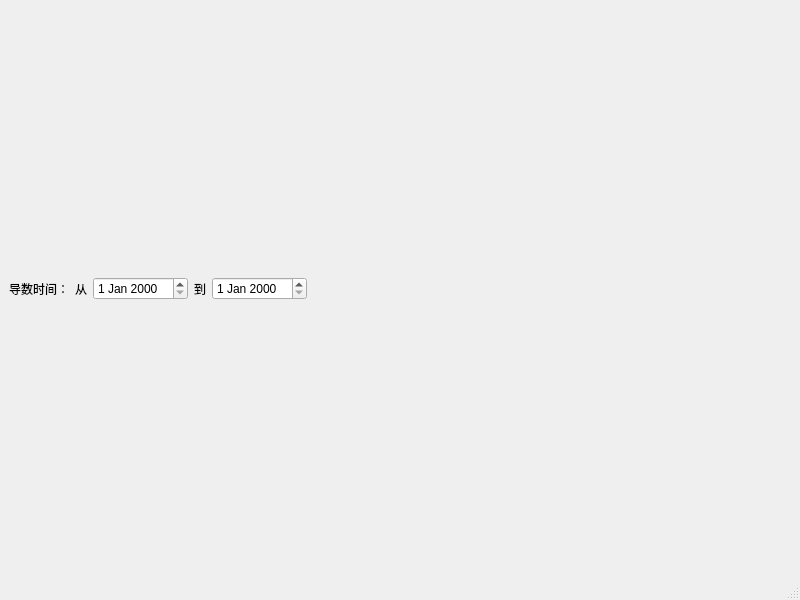
<?xml version="1.0" encoding="UTF-8"?>
<ui version="4.0">
 <class>MainWindow</class>
 <widget class="QMainWindow" name="MainWindow">
  <property name="geometry">
   <rect>
    <x>0</x>
    <y>0</y>
    <width>800</width>
    <height>600</height>
   </rect>
  </property>
  <property name="windowTitle">
   <string>MainWindow</string>
  </property>
  <widget class="QWidget" name="centralwidget">
   <layout class="QVBoxLayout" name="verticalLayout">
    <item>
     <layout class="QHBoxLayout" name="horizontalLayout">
      <item>
       <widget class="QLabel" name="label">
        <property name="text">
         <string>导数时间：</string>
        </property>
       </widget>
      </item>
      <item>
       <widget class="QLabel" name="label_2">
        <property name="text">
         <string>从</string>
        </property>
       </widget>
      </item>
      <item>
       <widget class="QDateEdit" name="dateEdit"/>
      </item>
      <item>
       <widget class="QLabel" name="label_3">
        <property name="text">
         <string>到</string>
        </property>
       </widget>
      </item>
      <item>
       <widget class="QDateEdit" name="dateEdit_2"/>
      </item>
      <item>
       <spacer name="horizontalSpacer">
        <property name="orientation">
         <enum>Qt::Horizontal</enum>
        </property>
        <property name="sizeHint" stdset="0">
         <size>
          <width>40</width>
          <height>20</height>
         </size>
        </property>
       </spacer>
      </item>
     </layout>
    </item>
    <item>
     <layout class="QHBoxLayout" name="horizontalLayout_2"/>
    </item>
   </layout>
  </widget>
  <widget class="QStatusBar" name="statusbar"/>
 </widget>
 <resources/>
 <connections/>
</ui>
